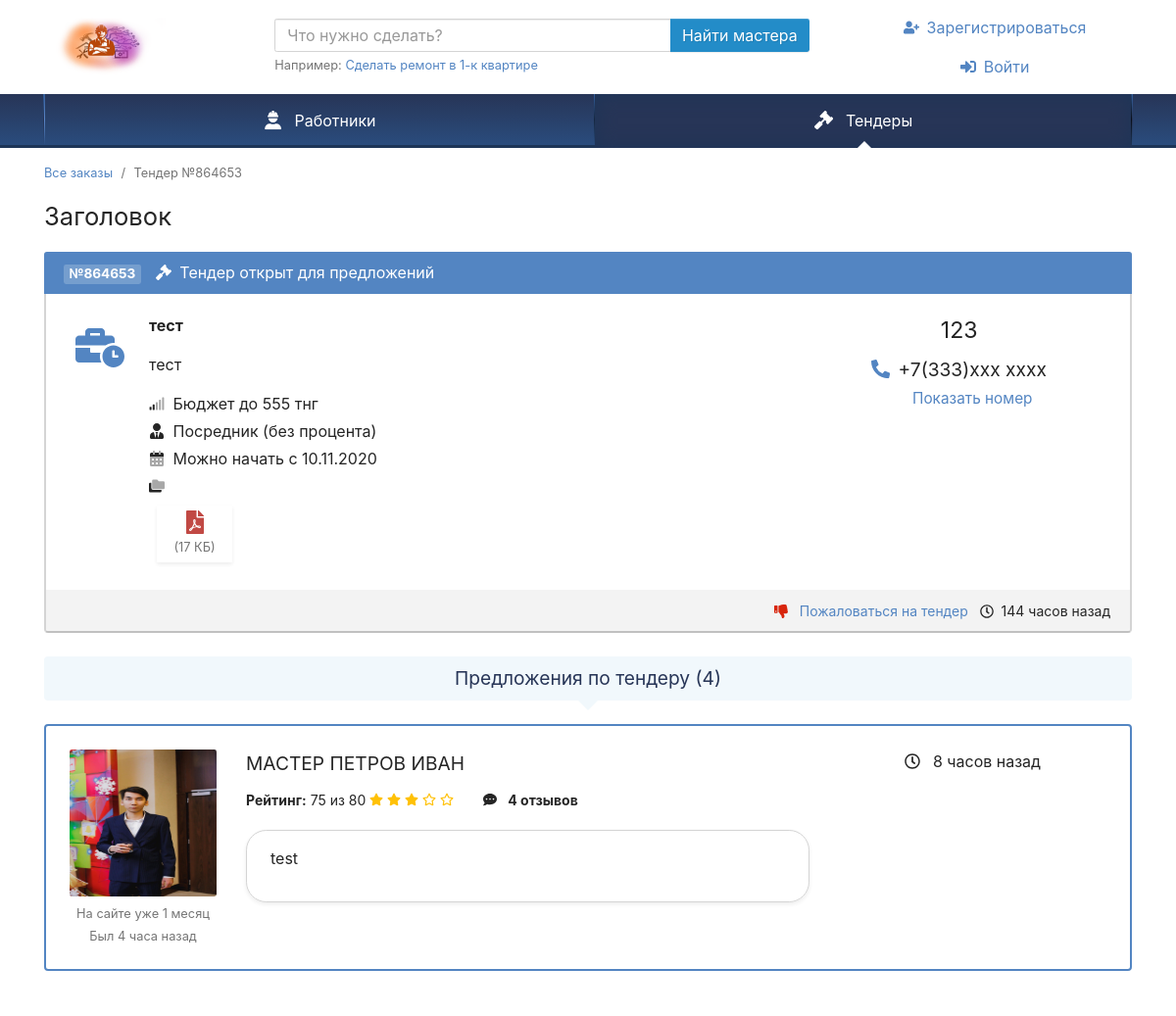
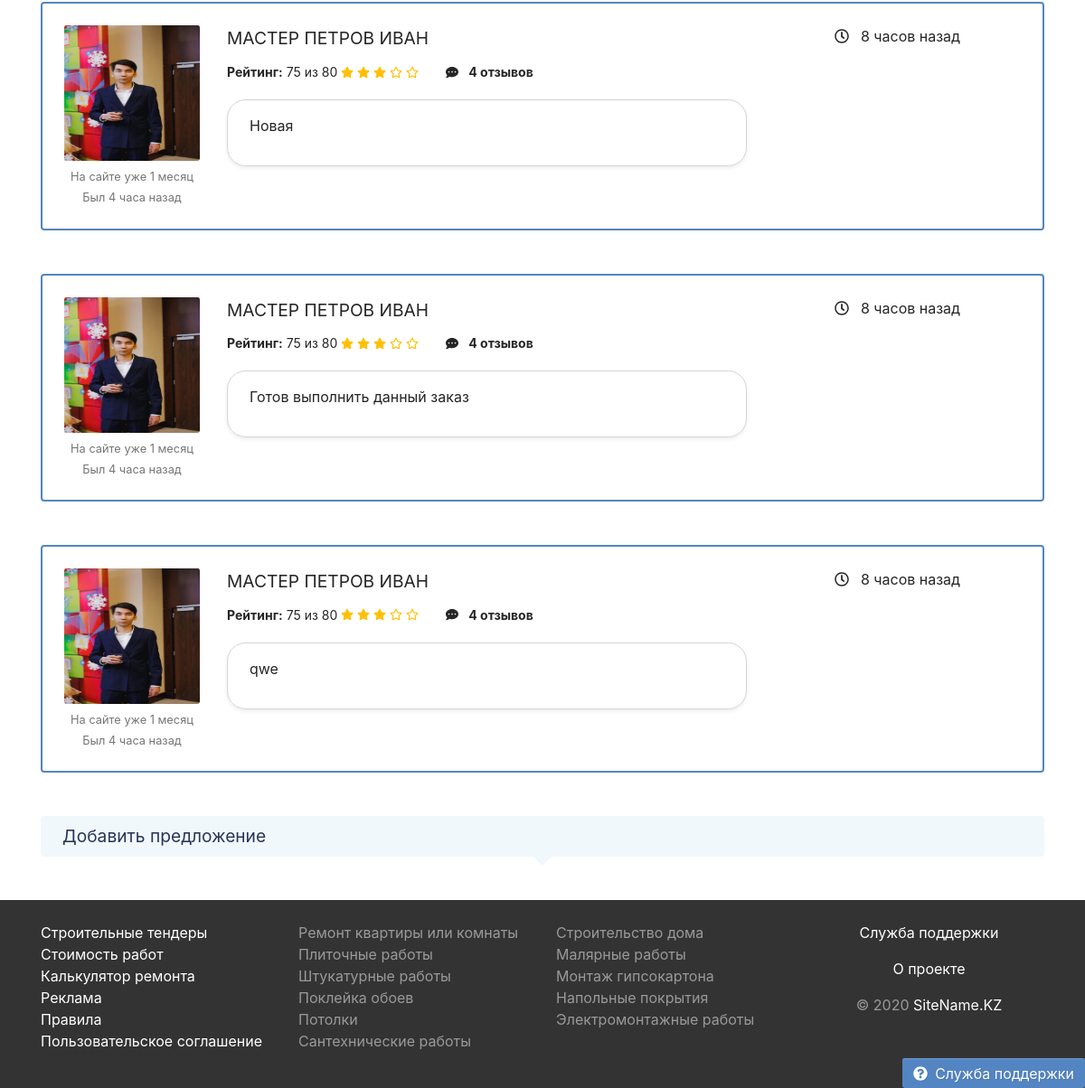
/tenderDetails.php?id=864653, run on the app's committed database (2 pictures, top to bottom).
### tables this page shows
CREATE TABLE `tender_comment` (
  `ID` int(11) NOT NULL,
  `COMMENT` text NOT NULL,
  `ID_USER` int(11) NOT NULL,
  `ID_TENDER` int(11) NOT NULL,
  `POST_DATE` datetime DEFAULT NULL
);

CREATE TABLE `users` (
  `ID` int(11) NOT NULL,
  `NAME` varchar(255) NOT NULL,
  `LASTNAME` varchar(255) NOT NULL,
  `PHONE` varchar(255) NOT NULL,
  `TYPE` int(11) NOT NULL,
  `PASSWORD` varchar(255) NOT NULL,
  `STATUS` int(11) NOT NULL,
  `LOCATION` int(11) NOT NULL,
  `ABOUT` mediumtext NOT NULL,
  `AVATAR` varchar(100) NOT NULL,
  `POST_DATE` date DEFAULT NULL
);

### function_tender.php (the view, shortened to what this page needs)
<?php
function get_profiles_tender($id){
    require 'conn.php';
    $query = "SELECT ID_USER, POST_DATE, PHONE, CONTACT_NAME, DATE_BEGIN, WHOIS, CATEGORY, PATH_FILE,  TITLE, DESCRIPTION, PRICE, POST_DATE, ID_TENDER FROM `tender` where STATUS = 1 and ID_TENDER = $id GROUP BY ID_USER, POST_DATE, PHONE, CONTACT_NAME, DATE_BEGIN, WHOIS, CATEGORY, PATH_FILE, TITLE, DESCRIPTION, PRICE, POST_DATE, ID_TENDER";
    $result = mysqli_query($link, $query) or die("Ошибка " . mysqli_error($link));
    $rows = mysqli_fetch_all($result, MYSQLI_ASSOC);
    echo '<h1 class="mb-3 text-center text-md-left">'.$rows[0]['TITLE'].'</h1>';
    for($i=0;$i<1;$i++) {
        $cat = $rows[$i]['CATEGORY'];
        $phone = $rows[$i]['PHONE'];
        $hidden_num = substr($phone, 0 , 7);
        $q = "SELECT * FROM `services` WHERE ID = $cat";
        $res = mysqli_query($link, $q) or die("Ошибка " . mysqli_error($link));
        $arr = mysqli_fetch_all($res, MYSQLI_ASSOC);
        $date_start =date('d.m.Y', strtotime($rows[$i]['DATE_BEGIN']));
        $post_date = strtotime($rows[$i]['POST_DATE']);
        $now_date = date('Y-m-d');
        $nw = strtotime($now_date);
        $cur = $nw - $post_date;
        $current_hour = $cur/3600;
    if($rows[$i]['WHOIS'] == '3') {
        $whois = 'Посредник (без процента)';
    }
echo '
    <div  class="card-tender card-group mb-4">
        <div class="card border-2">
            <div class="card-header bg-primary">
                <div class="row">
                        <div class="col-auto pr-0">
                            <span class="badge badge-tender">№'.$rows[$i]['ID_TENDER'].'</span>
                        </div>
                        <div class="col">
                            <svg class="mr-1 i is-gavel"><use xlink:href="#s-gavel" /></use></svg>
                            <span class="d-none d-sm-inline">Тендер открыт для предложений</span>
                        </div>
                </div>
            </div>
            <div class="row">
                <div class="col-lg-8">
                    <div class="card-body">
                        <div class="row">
                            <div class="col-auto pr-0 d-none d-md-block">
                                <svg class="text-primary i is-business-time" style="font-size: 70px; padding: 0 10px;"><use xlink:href="#s-business-time" /></use></svg>
                            </div>
                            <div class="col mx-sm-0">
                                <strong>'.$rows[$i]['DESCRIPTION'].'</strong>
                                <div class="mt-3">
                                    <p>'.$rows[$i]['DESCRIPTION'].'</p>
                                </div>
                                <div class="mt-3">
                                    <svg class="mr-1 i id-signal-2"><use xlink:href="#d-signal-2" /></use></svg>
                                    Бюджет до '.$rows[$i]['PRICE'].' тнг
                                </div>
                                <div class="mt-1"><svg class="mr-1 i is-user-tie">
                                    <use xlink:href="#s-user-tie" /></use></svg>
                                   '.$whois.'
                                </div>
                                <div class="mt-1">
                                    <svg class="mr-1 i id-calendar-alt">
                                        <use xlink:href="#d-calendar-alt" /></use></svg>
                                        Можно начать c '.$date_start.'
                                </div>
                                <div class="mt-1">
                                    <div class="row">
                                        <div class="col-auto pr-0">
                                            <svg class="mr-1 i id-folders"><use xlink:href="#d-folders" /></use></svg>
                                         </div>
                                        <div class="col pl-0">
                                            <a href="#">'.$arr[0]['NAME_SERV'].'</a>
                                        </div>
                                    </div>
                                </div>';
                                echo '<a class="file-download d-inline-block align-middle m-2 p-1 shadow-sm text-center" href="'.$rows[$i]['PATH_FILE'].'" style="width: 77px; height: 58px;" target="_blank"><img src="img/pdf.svg" /><span class="small text-muted d-block mt-1">(17 КБ)</span></a>';
                             echo
                            '</div>
                        </div>
                    </div>
                </div>
                <div class="col-lg-4">
                    <hr class="m-0 d-lg-none">
                    <div class="card-body text-center">
                        <div class="text-uppercase h2">'.$rows[$i]['CONTACT_NAME'].'</div>
                        <div id="w1" class="d-inline-block mb-3 hidden-phone h4 font-weight-normal align-top">
                            <div class="float-left">
                                <svg class="text-primary mr-2 i is-phone-alt"><use xlink:href="#s-phone-alt" /></use></svg>
                            </div>';
                            if($_SESSION) {
                          echo '<div class="show_number" style="display: inline-block;">'.$hidden_num.'xxx xxxx<br>
                                <a id="show_n"  class="view-phone small" href="#" data-type="2" >
                                    Показать номер
                                </a>
                                </div>
                                ';
                                echo '<div class="hide_number" style="display:none">'.$rows[$i]['PHONE'].'<br>
                                <a id="hide_n"   class="view-phone small" href="#" data-type="2" >
                                    Скрыть номер
                                </a>
                                </div>
                                ';
                            }else{
                                echo '<div class="show_number_ses" style="display: inline-block;">'.$hidden_num.'xxx xxxx<br>
                                <a id="show_n_s"  class="view-phone small" href="#" data-type="2" >
                                    Показать номер
                                </a>
                                </div>
                                ';
                            }
                                echo '
                            <div id="w0" style="display:none" class="alert-info alert hidden_alert" role="alert">
                                Для просмотра номера телефона Вам необходимо
                                <a href="register.php">зарегистрироваться</a> либо
                                <a href="login.php">войти</a>.
                            </div>
                        </div>
                    </div>
                </div>
            </div>
            <div class="card-footer middle">
                <div class="row">
                    <div class="col text-center text-sm-right">
                        <a class="mr-2" href="#" >
                            <svg class="mr-2 text-danger i is-thumbs-down"><use xlink:href="#s-thumbs-down" /></use></svg>
                            Пожаловаться на тендер
                        </a>
                        <span class="d-inline-block" data-toggle="tooltip" title="Тендер опубликован">
                            <svg class="mr-1 i ir-clock"><use xlink:href="#r-clock" /></use></svg>
                            '.$current_hour.' часов назад
                        </span>
                    </div>
                </div>
            </div>
        </div>
    </div>';
    }
}
function count_tender_comments($id){
     require 'conn.php';
     $query = "SELECT * FROM `tender_comment` WHERE ID_TENDER = $id";
     $result = mysqli_query($link, $query) or die("Ошибка " . mysqli_error($link));
     $num_rows = mysqli_num_rows($result);
     return $num_rows;
}
function tender_comments($id){
   require 'conn.php';
   $query = "SELECT t.*, u.* FROM `TENDER_COMMENT` t, USERS u where t.id_tender = $id and t.id_user = u.id";
   $result = mysqli_query($link, $query) or die("Ошибка " . mysqli_error($link));
   $rows = mysqli_fetch_all($result, MYSQLI_ASSOC);
   $num_rows = mysqli_num_rows($result);
   echo ' <div id="offers" class="title text-center bg-light text-dark h4 mb-4">Предложения по тендеру ('.$num_rows.')</div>';
   foreach($rows as $row) {
    echo ' <div id="w2" class="mb-5 ">
    <div data-key="890674">
        <div class="card mb-4 border-2 mx-n1 mx-sm-0 border-primary">
        <div class="card-body p-4">
            <div class="row justify-content-center">
            <div class="col-auto mb-3 mb-md-0">
                <a href="employeeProfile.html" rel="nofollow" target="_blank">
                    <img class="rounded" src="'.$row['AVATAR'].'" width="150" height="150" alt="Мастер '.$row['LASTNAME'].' '.$row['NAME'].'">
                </a>
                <div class="text-muted text-nowrap text-center small mt-2">
                    <div>На сайте уже 1 месяц</div>
                    <div class="mt-1">Был 4 часа назад</div>
                </div>
            </div>
            <div class="col-12 col-md">
                <div class="row h-100">
                    <div class="col-lg-8">
                        <div class="h4 text-uppercase text-center text-md-left">
                            <a class="text-body" href="employeeProfile.php" target="_blank">Мастер '.$row['LASTNAME'].' '.$row['NAME'].' </a>
                        </div>
                        <div class="mb-3 mt-2 middle row justify-content-center justify-content-md-start">
                            <div class="col-auto py-1">
                                <b>Рейтинг:</b>
                                <a class="text-body" href="#" data-modal="/modal/rank-info">75 из 80</a>
                                <span class="text-warning">
                                    <svg class="i is-star"><use xlink:href="#s-star" /></use></svg>
                                    <svg class="i is-star"><use xlink:href="#s-star" /></use></svg>
                                    <svg class="i is-star"><use xlink:href="#s-star" /></use></svg>
                                    <svg class="i ir-star"><use xlink:href="#r-star" /></use></svg>
                                    <svg class="i ir-star"><use xlink:href="#r-star" /></use></svg>
                                </span>
                            </div>
                            <div class="col-auto py-1">
                                <a class="text-body font-weight-bold" href="employeeProfile.html" rel="nofollow">
                                    <svg class="mr-2 i is-comment-dots"><use xlink:href="#s-comment-dots" /></use></svg>
                                    '.count_tender_comments($row['ID_TENDER']).' отзывов
                                    </a>
                            </div>
                        </div>
                        <div class="mb-3 shadow-sm py-3 px-4 border rounded-xl">
                            <div class="">
                                <p>'.$row['COMMENT'].' </p>
                            </div>
                        </div>
                    </div>
                    <div class="col-lg-4 text-center">
                        <span data-toggle="tooltip" title="Опубликовано">
                            <svg class="mr-2 i ir-clock"><use xlink:href="#r-clock" /></use></svg>
                            8 часов назад
                        </span>
                    </div>
                </div>
            </div>
            </div>
        </div>
    </div>
    </div>
</div>';
}
}
?>

### data on the page
tender_comment: ID_USER.AVATAR (picture), ID_USER.LASTNAME "ПЕТРОВ", ID_USER.NAME "ИВАН", ID_TENDER "4", COMMENT "test"
tender_comment: ID_USER.AVATAR (picture), ID_USER.LASTNAME "ПЕТРОВ", ID_USER.NAME "ИВАН", ID_TENDER "4", COMMENT "Новая"
tender_comment: ID_USER.AVATAR (picture), ID_USER.LASTNAME "ПЕТРОВ", ID_USER.NAME "ИВАН", ID_TENDER "4", COMMENT "Готов выполнить данный заказ"
tender_comment: ID_USER.AVATAR (picture), ID_USER.LASTNAME "ПЕТРОВ", ID_USER.NAME "ИВАН", ID_TENDER "4", COMMENT "qwe"

### other printed values
$_GET['id'] "864653"
$rows[0]['TITLE'] "Заголовок"
$rows[$i]['ID_TENDER'] "864653"
$rows[$i]['DESCRIPTION'] "тест"
$rows[$i]['PRICE'] "555"
$whois "Посредник (без процента)"
$date_start "10.11.2020"
$rows[$i]['CONTACT_NAME'] "123"
$hidden_num "+7(333)"
$num_rows "4"
